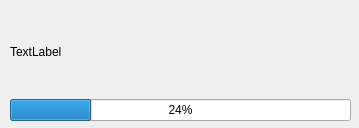
<?xml version="1.0" encoding="UTF-8"?>
<ui version="4.0">
 <class>Dialog</class>
 <widget class="QDialog" name="Dialog">
  <property name="geometry">
   <rect>
    <x>0</x>
    <y>0</y>
    <width>359</width>
    <height>128</height>
   </rect>
  </property>
  <property name="sizePolicy">
   <sizepolicy hsizetype="Preferred" vsizetype="Preferred">
    <horstretch>0</horstretch>
    <verstretch>0</verstretch>
   </sizepolicy>
  </property>
  <property name="windowTitle">
   <string>等待</string>
  </property>
  <widget class="QWidget" name="verticalLayoutWidget">
   <property name="geometry">
    <rect>
     <x>10</x>
     <y>10</y>
     <width>341</width>
     <height>111</height>
    </rect>
   </property>
   <layout class="QVBoxLayout" name="vl" stretch="0,0">
    <property name="sizeConstraint">
     <enum>QLayout::SetMaximumSize</enum>
    </property>
    <item>
     <widget class="QLabel" name="info">
      <property name="text">
       <string>TextLabel</string>
      </property>
     </widget>
    </item>
    <item>
     <widget class="QProgressBar" name="pb">
      <property name="value">
       <number>24</number>
      </property>
     </widget>
    </item>
   </layout>
  </widget>
 </widget>
 <resources/>
 <connections/>
</ui>
